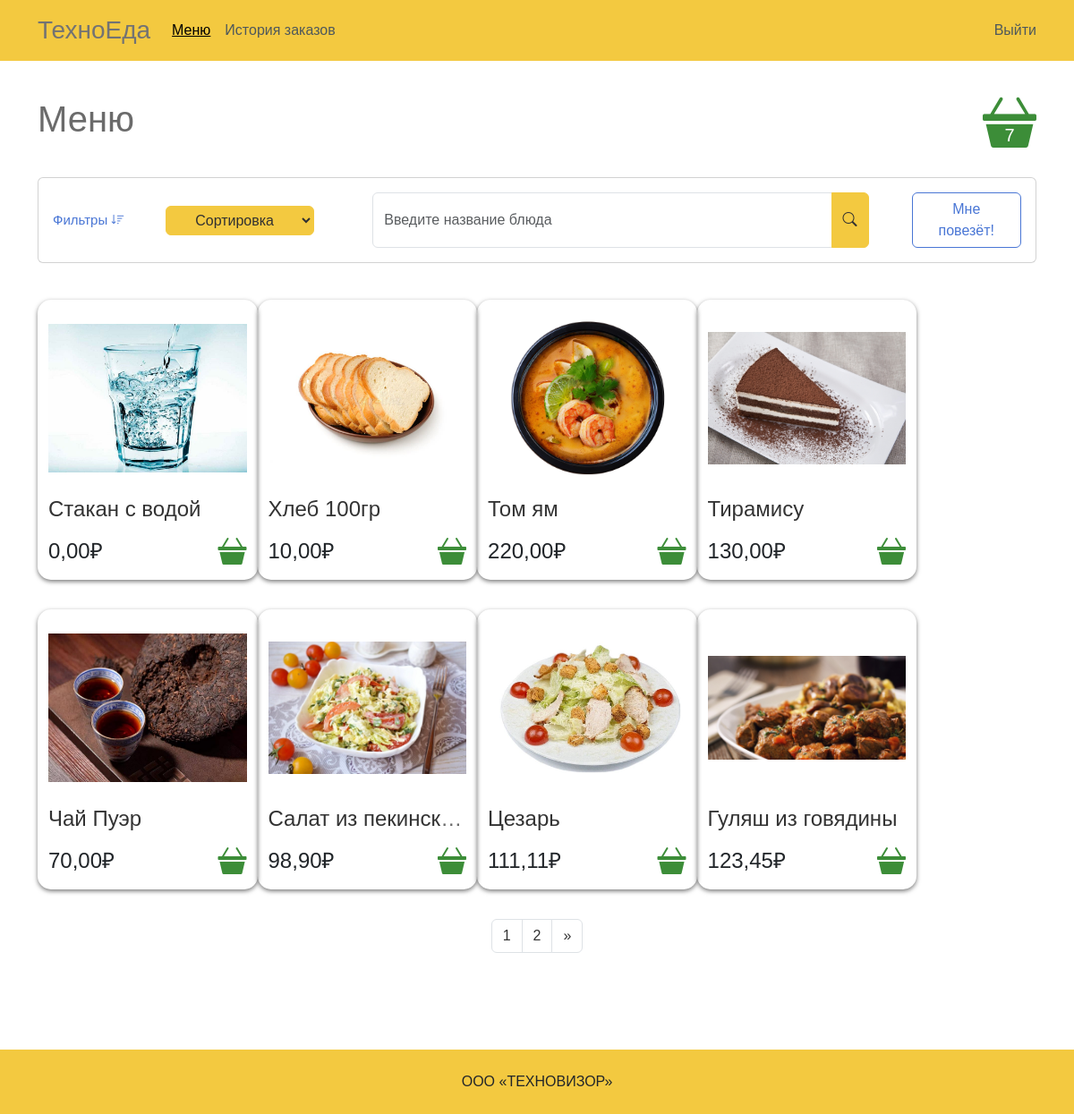
The app's page / (signed in), older data.
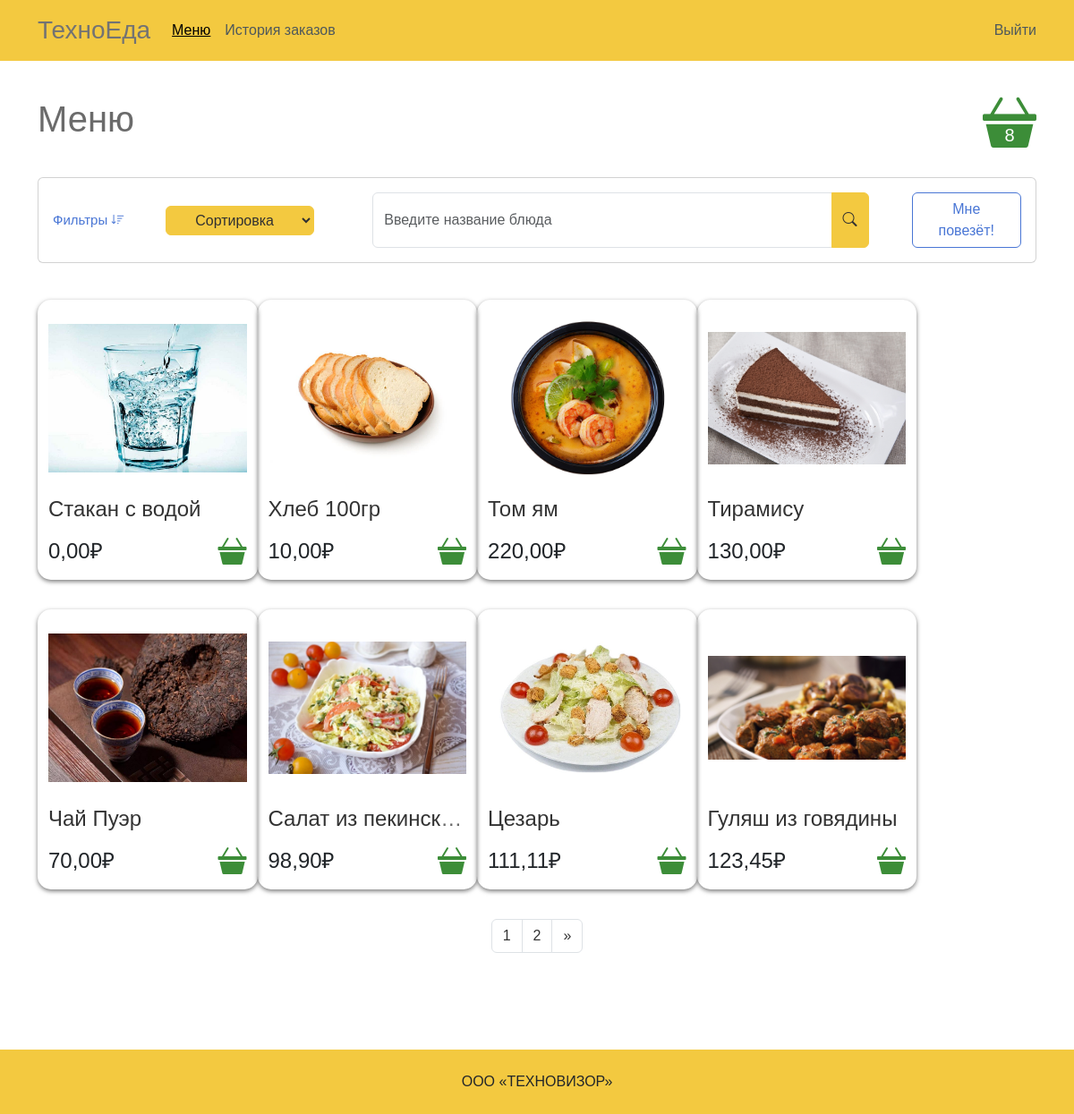
The same page, newer data.
### mainapp/models.py (models this page shows, shortened)
class Cart(models.Model):
    owner = models.ForeignKey(Employee, null=True, verbose_name='Владелец', on_delete=models.CASCADE)
    products = models.ManyToManyField(CartDish, blank=True, related_name='related_cart', verbose_name='Продукты')
    total_products = models.PositiveIntegerField(default=0, verbose_name='Количество продуктов')
    final_price = models.DecimalField(max_digits=9, default=0, decimal_places=2, verbose_name='Общая цена')
    in_order = models.BooleanField(default=False, verbose_name='Заказан')
    class Meta:
        verbose_name = 'Корзина'
        verbose_name_plural = 'Корзины'

### mainapp/views.py (the view, shortened to what this page needs)
# urls.py: path('', Menu.as_view(), name='main'),
class Menu(CartMixin, View):
    def get(self, request, *args, **kwargs):
        active = 'menu'
        category_obj = Category.objects.all()
        category = []
        dishes_on_page = 8
        last_page = math.ceil(Dish.objects.count()/dishes_on_page)
        for category_slug in category_obj:
            try:
                cat = int(request.GET.get(category_slug.slug))
                category.append(category_slug.slug)
            except:
                pass
        try:
            search = request.GET.get("s")
        except:
            search = ""
        if search == None:
            search = ""
        search_lower = search.lower()
        search_upper = search.capitalize()
        try:
            sort_by = request.GET.get("sort_by")
        except:
            sort_by = "-id"
        if sort_by == None:
            sort_by = "-id"
        try:
            page = int(request.GET.get("p"))
        except:
            page = 1
        if page is None:
            page = 1
        if category:
            dishes = Dish.objects.filter(category__slug__in=category)
        else:
            dishes = Dish.objects.all()
        dishes = dishes.order_by(sort_by)[dishes_on_page * page - dishes_on_page:page * dishes_on_page]
        return render(request, "base.html/", {'dishes':dishes, 'cart':self.cart, 'category_obj': category_obj, 'active': active, 'page': page, 'last_page': last_page})

### mainapp/models.py (called while the page is built)
    def __str__(self):
        return self.name

    def get_product_url(obj):
        return f"{obj.category.slug}/{obj.slug}"

### mainapp/templates/base.html (shortened to what the changed rows need)
{% load static %}
<!DOCTYPE html>
<html lang="en">
<head>
   <link href="https://cdn.jsdelivr.net/npm/bootstrap@5.3.2/dist/css/bootstrap.min.css" rel="stylesheet"
>
   <link rel="stylesheet" href="https://cdn.jsdelivr.net/npm/bootstrap-icons@1.10.5/font/bootstrap-icons.css">
   <link rel="stylesheet" href="https://cdn.jsdelivr.net/npm/bootstrap-icons@1.8.1/font/bootstrap-icons.css">
   <link rel="stylesheet" href="{% static 'css/style.css' %}">
</head>
<body>
{% block content %}
   <section class="main-content min-h-800">
      <div class="container mt-4">
         <div class="d-flex justify-content-between align-items-center">
            <h1>Меню</h1>
            <a href="{% url 'cart' %}" class="basketa basketa_big d-flex"><div class="basket_hover"></div><i class="bi bi-basket3-fill t123"></i><p class="m-0 fs-5 cart_count">{{ cart.total_products }}</p></a>
         </div>
         </div>
   </section>
{% endblock content %}
</body>
</html>

Row changes from the older to the newer data that the page shows:
changed Cart: total_products "7" → "8"
